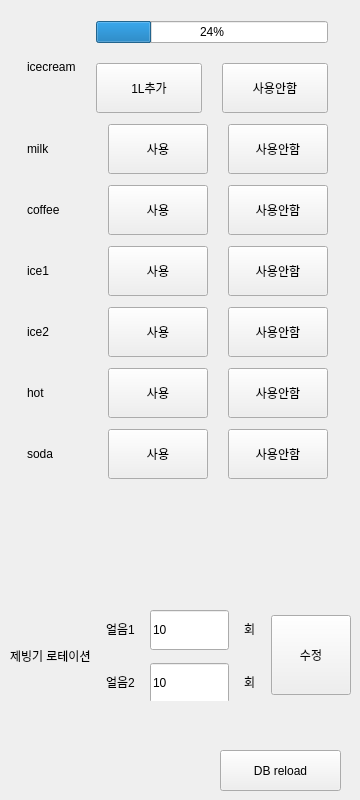
    <widget class="QWidget" name="tab_4">
     <attribute name="title">
      <string>기타</string>
     </attribute>
     <widget class="QPushButton" name="BTN_DB_RELOAD">
      <property name="geometry">
       <rect>
        <x>220</x>
        <y>750</y>
        <width>121</width>
        <height>41</height>
       </rect>
      </property>
      <property name="text">
       <string>DB reload</string>
      </property>
     </widget>
     <widget class="QWidget" name="layoutWidget">
      <property name="geometry">
       <rect>
        <x>27</x>
        <y>20</y>
        <width>301</width>
        <height>461</height>
       </rect>
      </property>
      <layout class="QVBoxLayout" name="verticalLayout_2">
       <property name="spacing">
        <number>10</number>
       </property>
       <property name="topMargin">
        <number>0</number>
       </property>
       <item>
        <layout class="QHBoxLayout" name="horizontalLayout_3">
         <property name="spacing">
          <number>20</number>
         </property>
         <item>
          <widget class="QLabel" name="LB_ICECREAM">
           <property name="text">
            <string>icecream</string>
           </property>
          </widget>
         </item>
         <item>
          <layout class="QVBoxLayout" name="verticalLayout">
           <item>
            <widget class="QProgressBar" name="PB_ICECREAM">
             <property name="value">
              <number>24</number>
             </property>
             <property name="format">
              <string>%p%</string>
             </property>
            </widget>
           </item>
           <item>
            <layout class="QHBoxLayout" name="horizontalLayout_4">
             <property name="spacing">
              <number>20</number>
             </property>
             <item>
              <widget class="QPushButton" name="BTN_ICECREAM_ADD">
               <property name="minimumSize">
                <size>
                 <width>0</width>
                 <height>50</height>
                </size>
               </property>
               <property name="text">
                <string>1L추가</string>
               </property>
              </widget>
             </item>
             <item>
              <widget class="QPushButton" name="BTN_ICECREAM_NOUSE">
               <property name="minimumSize">
                <size>
                 <width>0</width>
                 <height>50</height>
                </size>
               </property>
               <property name="text">
                <string>사용안함</string>
               </property>
              </widget>
             </item>
            </layout>
           </item>
          </layout>
         </item>
        </layout>
       </item>
       <item>
        <layout class="QHBoxLayout" name="horizontalLayout_2">
         <property name="spacing">
          <number>20</number>
         </property>
         <item>
          <widget class="QLabel" name="LB_MILK">
           <property name="text">
            <string>milk</string>
           </property>
          </widget>
         </item>
         <item>
          <widget class="QPushButton" name="BTN_MILK_USE">
           <property name="minimumSize">
            <size>
             <width>100</width>
             <height>50</height>
            </size>
           </property>
           <property name="text">
            <string>사용</string>
           </property>
          </widget>
         </item>
         <item>
          <widget class="QPushButton" name="BTN_MILK_NOUSE">
           <property name="minimumSize">
            <size>
             <width>100</width>
             <height>50</height>
            </size>
           </property>
           <property name="text">
            <string>사용안함</string>
           </property>
          </widget>
         </item>
        </layout>
       </item>
       <item>
        <layout class="QHBoxLayout" name="horizontalLayout">
         <property name="spacing">
          <number>20</number>
         </property>
         <item>
          <widget class="QLabel" name="LB_COFFEE">
           <property name="text">
            <string>coffee</string>
           </property>
          </widget>
         </item>
         <item>
          <widget class="QPushButton" name="BTN_COFFEE_USE">
           <property name="minimumSize">
            <size>
             <width>100</width>
             <height>50</height>
            </size>
           </property>
           <property name="text">
            <string>사용</string>
           </property>
          </widget>
         </item>
         <item>
          <widget class="QPushButton" name="BTN_COFFEE_NOUSE">
           <property name="minimumSize">
            <size>
             <width>100</width>
             <height>50</height>
            </size>
           </property>
           <property name="text">
            <string>사용안함</string>
           </property>
          </widget>
         </item>
        </layout>
       </item>
       <item>
        <layout class="QHBoxLayout" name="horizontalLayout_8">
         <property name="spacing">
          <number>20</number>
         </property>
         <item>
          <widget class="QLabel" name="LB_ICE_1">
           <property name="text">
            <string>ice1</string>
           </property>
          </widget>
         </item>
         <item>
          <widget class="QPushButton" name="BTN_ICE1_USE">
           <property name="minimumSize">
            <size>
             <width>100</width>
             <height>50</height>
            </size>
           </property>
           <property name="text">
            <string>사용</string>
           </property>
          </widget>
         </item>
         <item>
          <widget class="QPushButton" name="BTN_ICE1_NOUSE">
           <property name="minimumSize">
            <size>
             <width>100</width>
             <height>50</height>
            </size>
           </property>
           <property name="text">
            <string>사용안함</string>
           </property>
          </widget>
         </item>
        </layout>
       </item>
       <item>
        <layout class="QHBoxLayout" name="horizontalLayout_7">
         <property name="spacing">
          <number>20</number>
         </property>
         <item>
          <widget class="QLabel" name="LB_ICE_2">
           <property name="text">
            <string>ice2</string>
           </property>
          </widget>
         </item>
         <item>
          <widget class="QPushButton" name="BTN_ICE2_USE">
           <property name="minimumSize">
            <size>
             <width>100</width>
             <height>50</height>
            </size>
           </property>
           <property name="text">
            <string>사용</string>
           </property>
          </widget>
         </item>
         <item>
          <widget class="QPushButton" name="BTN_ICE2_NOUSE">
           <property name="minimumSize">
            <size>
             <width>100</width>
             <height>50</height>
            </size>
           </property>
           <property name="text">
            <string>사용안함</string>
           </property>
          </widget>
         </item>
        </layout>
       </item>
       <item>
        <layout class="QHBoxLayout" name="horizontalLayout_6">
         <property name="spacing">
          <number>20</number>
         </property>
         <item>
          <widget class="QLabel" name="LB_HOT_WATER">
           <property name="text">
            <string>hot</string>
           </property>
          </widget>
         </item>
         <item>
          <widget class="QPushButton" name="BTN_HOT_USE">
           <property name="minimumSize">
            <size>
             <width>100</width>
             <height>50</height>
            </size>
           </property>
           <property name="text">
            <string>사용</string>
           </property>
          </widget>
         </item>
         <item>
          <widget class="QPushButton" name="BTN_HOT_NOUSE">
           <property name="minimumSize">
            <size>
             <width>100</width>
             <height>50</height>
            </size>
           </property>
           <property name="text">
            <string>사용안함</string>
           </property>
          </widget>
         </item>
        </layout>
       </item>
       <item>
        <layout class="QHBoxLayout" name="horizontalLayout_5">
         <property name="spacing">
          <number>20</number>
         </property>
         <item>
          <widget class="QLabel" name="LB_SODA">
           <property name="text">
            <string>soda</string>
           </property>
          </widget>
         </item>
         <item>
          <widget class="QPushButton" name="BTN_SODA_USE">
           <property name="minimumSize">
            <size>
             <width>100</width>
             <height>50</height>
            </size>
           </property>
           <property name="text">
            <string>사용</string>
           </property>
          </widget>
         </item>
         <item>
          <widget class="QPushButton" name="BTN_SODA_NOUSE">
           <property name="minimumSize">
            <size>
             <width>100</width>
             <height>50</height>
            </size>
           </property>
           <property name="text">
            <string>사용안함</string>
           </property>
          </widget>
         </item>
        </layout>
       </item>
      </layout>
     </widget>
     <widget class="QWidget" name="layoutWidget">
      <property name="geometry">
       <rect>
        <x>10</x>
        <y>610</y>
        <width>341</width>
        <height>91</height>
       </rect>
      </property>
      <layout class="QHBoxLayout" name="horizontalLayout_33">
       <property name="spacing">
        <number>15</number>
       </property>
       <item>
        <widget class="QLabel" name="label_5">
         <property name="text">
          <string>제빙기 로테이션</string>
         </property>
        </widget>
       </item>
       <item>
        <layout class="QGridLayout" name="gridLayout">
         <item row="0" column="0">
          <widget class="QLabel" name="label">
           <property name="text">
            <string>얼음1</string>
           </property>
          </widget>
         </item>
         <item row="0" column="1">
          <widget class="QLineEdit" name="LE_ICE_ROTATE_1">
           <property name="minimumSize">
            <size>
             <width>0</width>
             <height>40</height>
            </size>
           </property>
           <property name="text">
            <string>10</string>
           </property>
          </widget>
         </item>
         <item row="0" column="2">
          <widget class="QLabel" name="label_4">
           <property name="text">
            <string>회</string>
           </property>
          </widget>
         </item>
         <item row="1" column="0">
          <widget class="QLabel" name="label_2">
           <property name="text">
            <string>얼음2</string>
           </property>
          </widget>
         </item>
         <item row="1" column="1">
          <widget class="QLineEdit" name="LE_ICE_ROTATE_2">
           <property name="minimumSize">
            <size>
             <width>0</width>
             <height>40</height>
            </size>
           </property>
           <property name="text">
            <string>10</string>
           </property>
          </widget>
         </item>
         <item row="1" column="2">
          <widget class="QLabel" name="label_3">
           <property name="text">
            <string>회</string>
           </property>
          </widget>
         </item>
        </layout>
       </item>
       <item>
        <widget class="QPushButton" name="BTN_ICE_ROTATE">
         <property name="minimumSize">
          <size>
           <width>80</width>
           <height>80</height>
          </size>
         </property>
         <property name="text">
          <string>수정</string>
         </property>
        </widget>
       </item>
      </layout>
     </widget>
    </widget>
